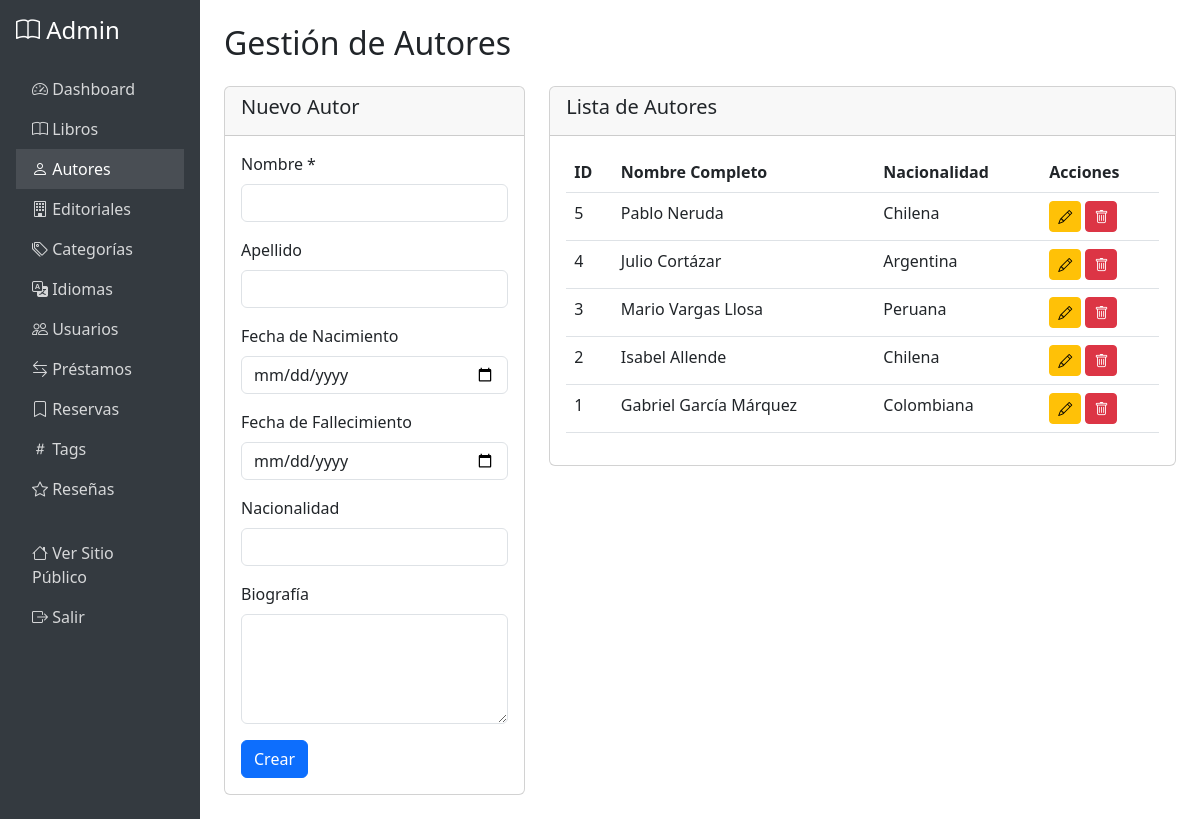
Page /admin/autores.php (signed in) on the committed database.
### tables this page shows
CREATE TABLE IF NOT EXISTS autores (
    id INT PRIMARY KEY AUTO_INCREMENT,
    nombre VARCHAR(255) NOT NULL,
    apellido VARCHAR(255),
    nombre_completo VARCHAR(500) GENERATED ALWAYS AS (CONCAT(COALESCE(nombre, ''), ' ', COALESCE(apellido, ''))) STORED,
    fecha_nacimiento DATE,
    fecha_fallecimiento DATE,
    nacionalidad VARCHAR(100),
    biografia TEXT,
    created_at TIMESTAMP DEFAULT CURRENT_TIMESTAMP,
    updated_at TIMESTAMP DEFAULT CURRENT_TIMESTAMP ON UPDATE CURRENT_TIMESTAMP,
    INDEX idx_nombre (nombre),
    INDEX idx_apellido (apellido)
);

### config/database.php (called while the page is built, shortened)
<?php
class Database {
    private static $instance = null;
    private $connection;
    private $host = 'localhost';
    private $dbname = 'biblio';
    private $username = 'root';
    private $password = 'root';
    private $charset = 'utf8mb4';
    private function __construct() {
        try {
            $dsn = "mysql:host={$this->host};dbname={$this->dbname};charset={$this->charset}";
            $options = [
                PDO::ATTR_ERRMODE => PDO::ERRMODE_EXCEPTION,
                PDO::ATTR_DEFAULT_FETCH_MODE => PDO::FETCH_ASSOC,
                PDO::ATTR_EMULATE_PREPARES => false,
            ];
            $this->connection = new PDO($dsn, $this->username, $this->password, $options);
            $this->connection->exec("SET NAMES 'utf8mb4' COLLATE 'utf8mb4_unicode_ci'");
            $this->connection->exec("SET CHARACTER SET utf8mb4");
        } catch (PDOException $e) {
            die("Error de conexión: " . $e->getMessage());
        }
    }
    public static function getInstance() {
        if (self::$instance === null) {
            self::$instance = new self();
        }
        return self::$instance;
    }
    public function getConnection() {
        return $this->connection;
    }
}

### models/Model.php (called while the page is built, shortened)
<?php
require_once __DIR__ . '/../config/database.php';
class Model {
    protected $db;
    protected $table;
    public function __construct($table) {
        $this->db = Database::getInstance()->getConnection();
        $this->table = $table;
    }
    protected function hasDeletedAtColumn() {
        try {
            $stmt = $this->db->query("SHOW COLUMNS FROM {$this->table} LIKE 'deleted_at'");
            $this->hasDeletedAt = $stmt->rowCount() > 0;
            return $this->hasDeletedAt;
        } catch (Exception $e) {
            $this->hasDeletedAt = false;
            return false;
        }
    }
    public function getAll() {
        $whereClause = $this->hasDeletedAtColumn() ? "WHERE deleted_at IS NULL" : "";
        $stmt = $this->db->query("SELECT * FROM {$this->table} {$whereClause} ORDER BY id DESC");
        return $stmt->fetchAll();
    }
}

### admin/autores.php (the view, shortened to what this page needs)
<?php
require_once '../config/database.php';
require_once '../models/Model.php';
$model = new Model('autores');
$autores = $model->getAll();
$editing = null;
?>
<!DOCTYPE html>
<html lang="es">
<head>
    <link href="https://cdn.jsdelivr.net/npm/bootstrap@5.3.0/dist/css/bootstrap.min.css" rel="stylesheet">
    <link rel="stylesheet" href="https://cdn.jsdelivr.net/npm/bootstrap-icons@1.11.0/font/bootstrap-icons.css">
</head>
<body>
    <?php include 'includes/header.php'; ?>
    <main class="col-md-9 col-lg-10 ms-sm-auto px-md-4 py-4">
        <h1 class="h2 mb-4">Gestión de Autores</h1>
        <div class="row">
            <div class="col-md-4">
                <div class="card">
                    <div class="card-header">
                        <h5><?php echo $editing ? 'Editar' : 'Nuevo'; ?> Autor</h5>
                    </div>
                    <div class="card-body">
                        <form method="POST">
                            <div class="mb-3">
                                <label class="form-label">Nombre *</label>
                                <input type="text" class="form-control" name="nombre" value="<?php echo $editing ? htmlspecialchars($editing['nombre']) : ''; ?>" required>
                            </div>
                            <div class="mb-3">
                                <label class="form-label">Apellido</label>
                                <input type="text" class="form-control" name="apellido" value="<?php echo $editing ? htmlspecialchars($editing['apellido'] ?? '') : ''; ?>">
                            </div>
                            <div class="mb-3">
                                <label class="form-label">Fecha de Nacimiento</label>
                                <input type="date" class="form-control" name="fecha_nacimiento" value="<?php echo $editing && $editing['fecha_nacimiento'] ? $editing['fecha_nacimiento'] : ''; ?>">
                            </div>
                            <div class="mb-3">
                                <label class="form-label">Fecha de Fallecimiento</label>
                                <input type="date" class="form-control" name="fecha_fallecimiento" value="<?php echo $editing && $editing['fecha_fallecimiento'] ? $editing['fecha_fallecimiento'] : ''; ?>">
                            </div>
                            <div class="mb-3">
                                <label class="form-label">Nacionalidad</label>
                                <input type="text" class="form-control" name="nacionalidad" value="<?php echo $editing ? htmlspecialchars($editing['nacionalidad'] ?? '') : ''; ?>">
                            </div>
                            <div class="mb-3">
                                <label class="form-label">Biografía</label>
                                <textarea class="form-control" name="biografia" rows="4"><?php echo $editing ? htmlspecialchars($editing['biografia'] ?? '') : ''; ?></textarea>
                            </div>
                            <button type="submit" name="<?php echo $editing ? 'update' : 'create'; ?>" class="btn btn-primary">
                                <?php echo $editing ? 'Actualizar' : 'Crear'; ?>
                            </button>
                        </form>
                    </div>
                </div>
            </div>
            <div class="col-md-8">
                <div class="card">
                    <div class="card-header">
                        <h5>Lista de Autores</h5>
                    </div>
                    <div class="card-body">
                        <div class="table-responsive">
                            <table class="table table-hover">
                                <thead>
                                    <tr>
                                        <th>ID</th>
                                        <th>Nombre Completo</th>
                                        <th>Nacionalidad</th>
                                        <th>Acciones</th>
                                    </tr>
                                </thead>
                                <tbody>
                                    <?php foreach ($autores as $autor): ?>
                                        <tr>
                                            <td><?php echo $autor['id']; ?></td>
                                            <td><?php echo htmlspecialchars($autor['nombre_completo']); ?></td>
                                            <td><?php echo htmlspecialchars($autor['nacionalidad'] ?? '-'); ?></td>
                                            <td>
                                                <a href="?edit=<?php echo $autor['id']; ?>" class="btn btn-sm btn-warning">
                                                    <i class="bi bi-pencil"></i>
                                                </a>
                                                <form method="POST" style="display:inline;" onsubmit="return confirm('¿Eliminar este autor?');">
                                                    <button type="submit" name="delete" class="btn btn-sm btn-danger">
                                                        <i class="bi bi-trash"></i>
                                                    </button>
                                                </form>
                                            </td>
                                        </tr>
                                    <?php endforeach; ?>
                                </tbody>
                            </table>
                        </div>
                    </div>
                </div>
            </div>
        </div>
    </main>
    <?php include 'includes/footer.php'; ?>
</body>
</html>

### rows in the picture
autores: id "5", nombre_completo "Pablo Neruda", nacionalidad "Chilena"
autores: id "4", nombre_completo "Julio Cortázar", nacionalidad "Argentina"
autores: id "3", nombre_completo "Mario Vargas Llosa", nacionalidad "Peruana"
autores: id "2", nombre_completo "Isabel Allende", nacionalidad "Chilena"
autores: id "1", nombre_completo "Gabriel García Márquez", nacionalidad "Colombiana"
